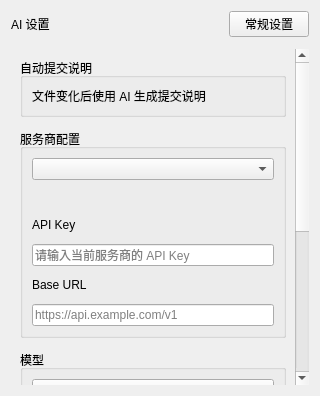
<?xml version='1.0' encoding='UTF-8'?>
<ui version="4.0">
 <class>AiSettingsPage</class>
 <widget class="QWidget" name="AiSettingsPage">
  <layout class="QVBoxLayout" name="layout">
   <property name="spacing">
    <number>12</number>
   </property>
   <item>
    <layout class="QHBoxLayout" name="headerLayout" stretch="1,0">
     <property name="spacing">
      <number>12</number>
     </property>
     <item>
      <widget class="oclero::qlementine::Label" name="titleLabel">
       <property name="text">
        <string>AI 设置</string>
       </property>
       <property name="textFormat">
        <enum>Qt::PlainText</enum>
       </property>
       <property name="role">
        <enum>oclero::qlementine::TextRole::H2</enum>
       </property>
       <property name="sizePolicy">
        <sizepolicy hsizetype="Ignored" vsizetype="Preferred">
         <horstretch>0</horstretch>
         <verstretch>0</verstretch>
        </sizepolicy>
       </property>
      </widget>
     </item>
     <item>
      <widget class="QPushButton" name="generalButton">
       <property name="text">
        <string>常规设置</string>
       </property>
      </widget>
     </item>
    </layout>
   </item>
   <item>
    <widget class="QScrollArea" name="scroll">
     <property name="widgetResizable">
      <bool>true</bool>
     </property>
     <property name="frameShape">
      <enum>QFrame::NoFrame</enum>
     </property>
     <widget class="QWidget" name="body">
      <layout class="QVBoxLayout" name="bodyLayout">
       <property name="spacing">
        <number>12</number>
       </property>
       <item>
        <widget class="QGroupBox" name="enabledGroup">
         <property name="title">
          <string>自动提交说明</string>
         </property>
         <layout class="QHBoxLayout" name="enabledLayout" stretch="1,0">
          <property name="spacing">
           <number>12</number>
          </property>
          <item>
           <widget class="QLabel" name="enabledHint">
            <property name="text">
             <string>文件变化后使用 AI 生成提交说明</string>
            </property>
            <property name="textFormat">
             <enum>Qt::PlainText</enum>
            </property>
            <property name="wordWrap">
             <bool>true</bool>
            </property>
           </widget>
          </item>
          <item>
           <spacer name="enabledLayoutSpacer">
            <property name="orientation">
             <enum>Qt::Horizontal</enum>
            </property>
           </spacer>
          </item>
         </layout>
        </widget>
       </item>
       <item>
        <widget class="QGroupBox" name="providerGroup">
         <property name="title">
          <string>服务商配置</string>
         </property>
         <layout class="QVBoxLayout" name="providerLayout">
          <property name="spacing">
           <number>12</number>
          </property>
          <item>
           <widget class="QComboBox" name="provider">
            <property name="accessibleName">
             <string>AI 服务商</string>
            </property>
           </widget>
          </item>
          <item>
           <widget class="QLabel" name="statusLabel">
            <property name="text">
             <string />
            </property>
            <property name="textFormat">
             <enum>Qt::PlainText</enum>
            </property>
            <property name="wordWrap">
             <bool>true</bool>
            </property>
           </widget>
          </item>
          <item>
           <widget class="QLabel" name="keyLabel">
            <property name="text">
             <string>API Key</string>
            </property>
            <property name="textFormat">
             <enum>Qt::PlainText</enum>
            </property>
           </widget>
          </item>
          <item>
           <widget class="QLineEdit" name="apiKey">
            <property name="clearButtonEnabled">
             <bool>true</bool>
            </property>
            <property name="placeholderText">
             <string>请输入当前服务商的 API Key</string>
            </property>
            <property name="accessibleName">
             <string>API Key</string>
            </property>
           </widget>
          </item>
          <item>
           <widget class="QLabel" name="baseUrlLabel">
            <property name="text">
             <string>Base URL</string>
            </property>
            <property name="textFormat">
             <enum>Qt::PlainText</enum>
            </property>
           </widget>
          </item>
          <item>
           <widget class="QLineEdit" name="baseUrl">
            <property name="placeholderText">
             <string>https://api.example.com/v1</string>
            </property>
            <property name="accessibleName">
             <string>接口地址</string>
            </property>
           </widget>
          </item>
         </layout>
        </widget>
       </item>
       <item>
        <widget class="QGroupBox" name="modelGroup">
         <property name="title">
          <string>模型</string>
         </property>
         <layout class="QVBoxLayout" name="modelLayout">
          <property name="spacing">
           <number>12</number>
          </property>
          <item>
           <widget class="QComboBox" name="model">
            <property name="accessibleName">
             <string>当前模型</string>
            </property>
           </widget>
          </item>
          <item>
           <widget class="QPushButton" name="fetchButton">
            <property name="text">
             <string>获取模型列表</string>
            </property>
           </widget>
          </item>
          <item>
           <widget class="QListWidget" name="models" />
          </item>
         </layout>
        </widget>
       </item>
      </layout>
     </widget>
    </widget>
   </item>
  </layout>
 </widget>
 <resources />
 <connections />
 <customwidgets>
  <customwidget>
   <class>oclero::qlementine::Label</class>
   <extends>QLabel</extends>
   <header>oclero/qlementine/widgets/Label.hpp</header>
  </customwidget>
 </customwidgets>
</ui>
